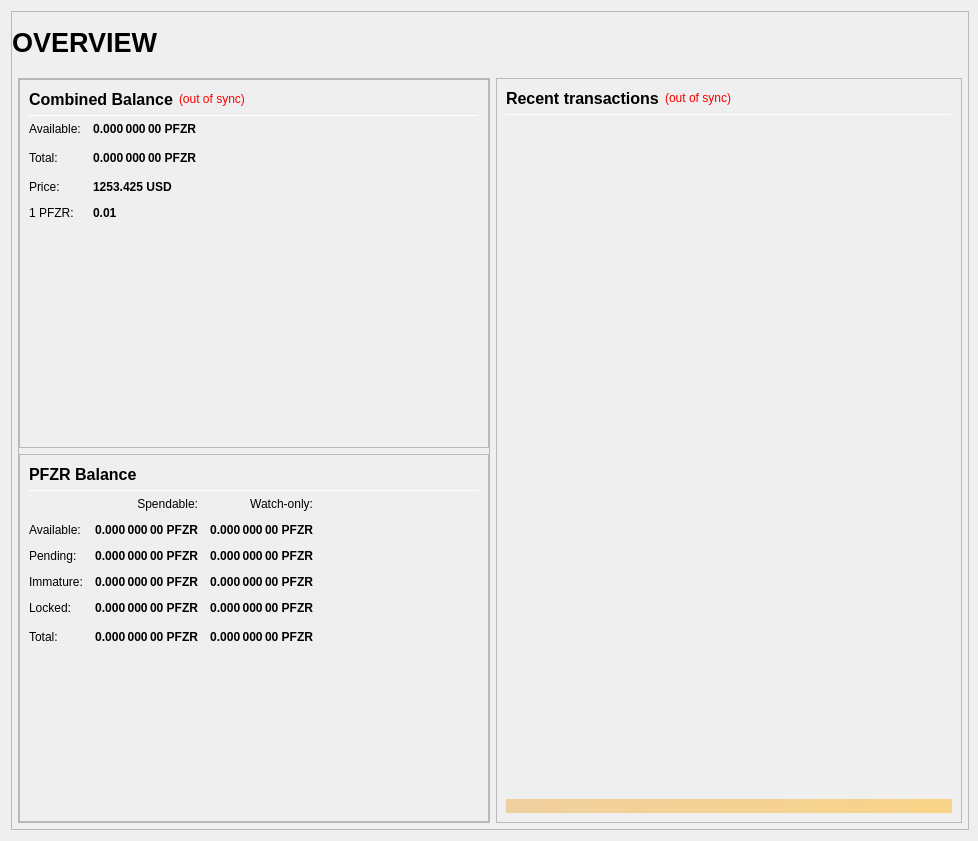
<?xml version="1.0" encoding="UTF-8"?>
<ui version="4.0">
 <class>OverviewPage</class>
 <widget class="QWidget" name="OverviewPage">
  <property name="geometry">
   <rect>
    <x>0</x>
    <y>0</y>
    <width>978</width>
    <height>841</height>
   </rect>
  </property>
  <property name="minimumSize">
   <size>
    <width>960</width>
    <height>682</height>
   </size>
  </property>
  <property name="windowTitle">
   <string>Form</string>
  </property>
  <layout class="QVBoxLayout" name="topLayout" stretch="1">
   <property name="rightMargin">
    <number>9</number>
   </property>
   <item>
    <widget class="QFrame" name="frame_BG">
     <property name="minimumSize">
      <size>
       <width>850</width>
       <height>610</height>
      </size>
     </property>
     <property name="maximumSize">
      <size>
       <width>16777215</width>
       <height>16777215</height>
      </size>
     </property>
     <property name="frameShape">
      <enum>QFrame::StyledPanel</enum>
     </property>
     <property name="frameShadow">
      <enum>QFrame::Raised</enum>
     </property>
     <layout class="QVBoxLayout" name="verticalLayout_3" stretch="1">
      <property name="leftMargin">
       <number>0</number>
      </property>
      <property name="topMargin">
       <number>0</number>
      </property>
      <property name="rightMargin">
       <number>0</number>
      </property>
      <property name="bottomMargin">
       <number>6</number>
      </property>
      <item>
       <layout class="QVBoxLayout" name="verticalLayout_Master" stretch="0,1">
        <property name="leftMargin">
         <number>0</number>
        </property>
        <property name="topMargin">
         <number>0</number>
        </property>
        <property name="rightMargin">
         <number>0</number>
        </property>
        <property name="bottomMargin">
         <number>0</number>
        </property>
        <item>
         <widget class="QFrame" name="frame_Header">
          <layout class="QVBoxLayout" name="verticalLayout_Header" stretch="0">
           <property name="leftMargin">
            <number>0</number>
           </property>
           <property name="topMargin">
            <number>0</number>
           </property>
           <property name="rightMargin">
            <number>0</number>
           </property>
           <property name="bottomMargin">
            <number>0</number>
           </property>
           <item>
            <layout class="QHBoxLayout" name="horizontalLayout_Header" stretch="1,0,1">
             <property name="spacing">
              <number>6</number>
             </property>
             <item>
              <widget class="QLabel" name="labelOverviewHeaderLeft">
               <property name="minimumSize">
                <size>
                 <width>464</width>
                 <height>60</height>
                </size>
               </property>
               <property name="maximumSize">
                <size>
                 <width>16777215</width>
                 <height>60</height>
                </size>
               </property>
               <property name="font">
                <font>
                 <pointsize>20</pointsize>
                 <weight>75</weight>
                 <bold>true</bold>
                </font>
               </property>
               <property name="text">
                <string>OVERVIEW</string>
               </property>
               <property name="alignment">
                <set>Qt::AlignLeading|Qt::AlignLeft|Qt::AlignVCenter</set>
               </property>
              </widget>
             </item>
             <item>
              <spacer name="horizontalSpacer_Header">
               <property name="orientation">
                <enum>Qt::Horizontal</enum>
               </property>
               <property name="sizeHint" stdset="0">
                <size>
                 <width>40</width>
                 <height>20</height>
                </size>
               </property>
              </spacer>
             </item>
             <item>
              <widget class="QLabel" name="labelOverviewHeaderRight">
               <property name="minimumSize">
                <size>
                 <width>464</width>
                 <height>60</height>
                </size>
               </property>
               <property name="maximumSize">
                <size>
                 <width>16777215</width>
                 <height>60</height>
                </size>
               </property>
               <property name="font">
                <font>
                 <pointsize>14</pointsize>
                </font>
               </property>
               <property name="text">
                <string/>
               </property>
               <property name="alignment">
                <set>Qt::AlignRight|Qt::AlignTrailing|Qt::AlignVCenter</set>
               </property>
              </widget>
             </item>
            </layout>
           </item>
          </layout>
         </widget>
        </item>
        <item>
         <widget class="QFrame" name="frame_Content">
          <layout class="QVBoxLayout" name="verticalLayout_Content">
           <property name="leftMargin">
            <number>6</number>
           </property>
           <property name="topMargin">
            <number>0</number>
           </property>
           <property name="rightMargin">
            <number>6</number>
           </property>
           <property name="bottomMargin">
            <number>0</number>
           </property>
           <item>
            <layout class="QHBoxLayout" name="horizontalLayout_Content" stretch="1,1">
             <property name="spacing">
              <number>6</number>
             </property>
             <item>
              <layout class="QVBoxLayout" name="verticalLayout_left" stretch="1">
               <item>
                <widget class="QFrame" name="frameObfuscation">
                 <property name="minimumSize">
                  <size>
                   <width>0</width>
                   <height>0</height>
                  </size>
                 </property>
                 <property name="frameShape">
                  <enum>QFrame::StyledPanel</enum>
                 </property>
                 <property name="frameShadow">
                  <enum>QFrame::Raised</enum>
                 </property>
                 <layout class="QVBoxLayout" name="verticalLayout" stretch="0,0,0">
                  <property name="leftMargin">
                   <number>0</number>
                  </property>
                  <property name="topMargin">
                   <number>0</number>
                  </property>
                  <property name="rightMargin">
                   <number>0</number>
                  </property>
                  <property name="bottomMargin">
                   <number>0</number>
                  </property>
                  <item>
                   <widget class="QFrame" name="frame_CombinedBalances">
                    <property name="minimumSize">
                     <size>
                      <width>470</width>
                      <height>0</height>
                     </size>
                    </property>
                    <property name="frameShape">
                     <enum>QFrame::StyledPanel</enum>
                    </property>
                    <property name="frameShadow">
                     <enum>QFrame::Raised</enum>
                    </property>
                    <layout class="QVBoxLayout" name="verticalLayout_5">
                     <item>
                      <layout class="QHBoxLayout" name="horizontalLayout_5" stretch="0,0,0">
                       <item>
                        <widget class="QLabel" name="label_5z">
                         <property name="minimumSize">
                          <size>
                           <width>0</width>
                           <height>20</height>
                          </size>
                         </property>
                         <property name="font">
                          <font>
                           <pointsize>12</pointsize>
                           <weight>75</weight>
                           <bold>true</bold>
                          </font>
                         </property>
                         <property name="toolTip">
                          <string>Combined Balance (including unconfirmed and immature coins)</string>
                         </property>
                         <property name="text">
                          <string>Combined Balance</string>
                         </property>
                        </widget>
                       </item>
                       <item>
                        <widget class="QLabel" name="labelWalletStatus">
                         <property name="cursor">
                          <cursorShape>WhatsThisCursor</cursorShape>
                         </property>
                         <property name="toolTip">
                          <string>The displayed information may be out of date. Your wallet automatically synchronizes with the PfzerCoin network after a connection is established, but this process has not completed yet.</string>
                         </property>
                         <property name="styleSheet">
                          <string notr="true">QLabel { color: red; }</string>
                         </property>
                         <property name="text">
                          <string notr="true">(out of sync)</string>
                         </property>
                         <property name="alignment">
                          <set>Qt::AlignLeading|Qt::AlignLeft|Qt::AlignVCenter</set>
                         </property>
                        </widget>
                       </item>
                       <item>
                        <spacer name="horizontalSpacer_1">
                         <property name="orientation">
                          <enum>Qt::Horizontal</enum>
                         </property>
                         <property name="sizeHint" stdset="0">
                          <size>
                           <width>40</width>
                           <height>20</height>
                          </size>
                         </property>
                        </spacer>
                       </item>
                      </layout>
                     </item>
                     <item>
                      <widget class="Line" name="line_CombinedBalance">
                       <property name="minimumSize">
                        <size>
                         <width>0</width>
                         <height>1</height>
                        </size>
                       </property>
                       <property name="maximumSize">
                        <size>
                         <width>16777215</width>
                         <height>1</height>
                        </size>
                       </property>
                       <property name="orientation">
                        <enum>Qt::Horizontal</enum>
                       </property>
                      </widget>
                     </item>
                     <item>
                      <layout class="QGridLayout" name="gridLayout_3">
                       <property name="spacing">
                        <number>12</number>
                       </property>
                       <item row="1" column="0">
                        <widget class="QLabel" name="labelBalanceTextz">
                         <property name="text">
                          <string>Available:</string>
                         </property>
                        </widget>
                       </item>
                       <item row="1" column="1">
                        <widget class="QLabel" name="labelBalancez">
                         <property name="font">
                          <font>
                           <weight>75</weight>
                           <bold>true</bold>
                          </font>
                         </property>
                         <property name="cursor">
                          <cursorShape>IBeamCursor</cursorShape>
                         </property>
                         <property name="toolTip">
                          <string>Your current spendable balance</string>
                         </property>
                         <property name="text">
                          <string notr="true">0.000 000 00 PFZR</string>
                         </property>
                         <property name="alignment">
                          <set>Qt::AlignRight|Qt::AlignTrailing|Qt::AlignVCenter</set>
                         </property>
                         <property name="textInteractionFlags">
                          <set>Qt::LinksAccessibleByMouse|Qt::TextSelectableByKeyboard|Qt::TextSelectableByMouse</set>
                         </property>
                        </widget>
                       </item>
                       <item row="2" column="0">
                        <widget class="QLabel" name="labelTotalTextz">
                         <property name="text">
                          <string>Total:</string>
                         </property>
                        </widget>
                       </item>
                       <item row="2" column="1">
                        <widget class="QLabel" name="labelTotalz">
                         <property name="font">
                          <font>
                           <weight>75</weight>
                           <bold>true</bold>
                          </font>
                         </property>
                         <property name="cursor">
                          <cursorShape>IBeamCursor</cursorShape>
                         </property>
                         <property name="toolTip">
                          <string>Total Balance, including all unavailable coins.</string>
                         </property>
                         <property name="text">
                          <string notr="true">0.000 000 00 PFZR</string>
                         </property>
                         <property name="alignment">
                          <set>Qt::AlignRight|Qt::AlignTrailing|Qt::AlignVCenter</set>
                         </property>
                         <property name="textInteractionFlags">
                          <set>Qt::LinksAccessibleByMouse|Qt::TextSelectableByKeyboard|Qt::TextSelectableByMouse</set>
                         </property>
                        </widget>
                       </item>
                       <item row="2" column="3">
                        <spacer name="horizontalSpacer_2">
                         <property name="orientation">
                          <enum>Qt::Horizontal</enum>
                         </property>
                         <property name="sizeHint" stdset="0">
                          <size>
                           <width>40</width>
                           <height>20</height>
                          </size>
                         </property>
                        </spacer>
                       </item>
                       <item row="3" column="0">
                        <widget class="QLabel" name="labelPriceTextz">
                         <property name="text">
                          <string>Price:</string>
                         </property>
                        </widget>
                       </item>
                       <item row="3" column="1">
                        <widget class="QLabel" name="labelPricez">
                         <property name="font">
                          <font>
                           <weight>75</weight>
                           <bold>true</bold>
                          </font>
                         </property>
                         <property name="cursor">
                          <cursorShape>IBeamCursor</cursorShape>
                         </property>
                         <property name="toolTip">
                          <string>Total cost of coins</string>
                         </property>
                         <property name="text">
                          <string>1253.425 USD</string>
                         </property>
                        </widget>
                       </item>
                       <item row="4" column="0">
                        <widget class="QLabel" name="labelUSDPriceTextz">
                         <property name="text">
                          <string>1 PFZR:</string>
                         </property>
                        </widget>
                       </item>
                       <item row="4" column="1">
                        <widget class="QLabel" name="labelUSDPricez">
                         <property name="font">
                          <font>
                           <weight>75</weight>
                           <bold>true</bold>
                          </font>
                         </property>
                         <property name="cursor">
                         <cursorShape>IBeamCursor</cursorShape>
                         </property>
                         <property name="toolTip">
                          <string>Cost of 1 PFZR coin</string>
                         </property>
                         <property name="text">
                          <string>0.01</string>
                         </property>
                        </widget>
                       </item>			
                      </layout>
                     </item>
                     <item>
                      <spacer name="verticalSpacer_1">
                       <property name="orientation">
                        <enum>Qt::Vertical</enum>
                       </property>
                       <property name="sizeHint" stdset="0">
                        <size>
                         <width>20</width>
                         <height>40</height>
                        </size>
                       </property>
                      </spacer>
                     </item>
                    </layout>
                   </widget>
                  </item>
                  <item>
                   <widget class="QFrame" name="frame_Balances">
                    <property name="frameShape">
                     <enum>QFrame::StyledPanel</enum>
                    </property>
                    <property name="frameShadow">
                     <enum>QFrame::Raised</enum>
                    </property>
                    <layout class="QVBoxLayout" name="verticalLayout_4">
                     <item>
                      <layout class="QHBoxLayout" name="horizontalLayout_4">
                       <item>
                        <widget class="QLabel" name="label_5">
                         <property name="minimumSize">
                          <size>
                           <width>0</width>
                           <height>20</height>
                          </size>
                         </property>
                         <property name="font">
                          <font>
                           <pointsize>12</pointsize>
                           <weight>75</weight>
                           <bold>true</bold>
                          </font>
                         </property>
                         <property name="text">
                          <string>PFZR Balance</string>
                         </property>
                        </widget>
                       </item>
                       <item>
                        <spacer name="horizontalSpacer_3">
                         <property name="orientation">
                          <enum>Qt::Horizontal</enum>
                         </property>
                         <property name="sizeHint" stdset="0">
                          <size>
                           <width>40</width>
                           <height>20</height>
                          </size>
                         </property>
                        </spacer>
                       </item>
                      </layout>
                     </item>
                     <item>
                      <widget class="Line" name="line_Balance">
                       <property name="minimumSize">
                        <size>
                         <width>0</width>
                         <height>1</height>
                        </size>
                       </property>
                       <property name="maximumSize">
                        <size>
                         <width>16777215</width>
                         <height>1</height>
                        </size>
                       </property>
                       <property name="orientation">
                        <enum>Qt::Horizontal</enum>
                       </property>
                      </widget>
                     </item>
                     <item>
                      <layout class="QGridLayout" name="gridLayout">
                       <property name="spacing">
                        <number>12</number>
                       </property>
                       <item row="0" column="1">
                        <widget class="QLabel" name="labelSpendable">
                         <property name="text">
                          <string>Spendable:</string>
                         </property>
                         <property name="alignment">
                          <set>Qt::AlignRight|Qt::AlignTrailing|Qt::AlignVCenter</set>
                         </property>
                        </widget>
                       </item>
                       <item row="0" column="2">
                        <widget class="QLabel" name="labelWatchonly">
                         <property name="text">
                          <string>Watch-only:</string>
                         </property>
                         <property name="alignment">
                          <set>Qt::AlignRight|Qt::AlignTrailing|Qt::AlignVCenter</set>
                         </property>
                        </widget>
                       </item>
                       <item row="1" column="0">
                        <widget class="QLabel" name="labelBalanceText">
                         <property name="text">
                          <string>Available:</string>
                         </property>
                        </widget>
                       </item>
                       <item row="1" column="1">
                        <widget class="QLabel" name="labelBalance">
                         <property name="font">
                          <font>
                           <weight>75</weight>
                           <bold>true</bold>
                          </font>
                         </property>
                         <property name="cursor">
                          <cursorShape>IBeamCursor</cursorShape>
                         </property>
                         <property name="toolTip">
                          <string>Your current spendable balance</string>
                         </property>
                         <property name="text">
                          <string notr="true">0.000 000 00 PFZR</string>
                         </property>
                         <property name="alignment">
                          <set>Qt::AlignRight|Qt::AlignTrailing|Qt::AlignVCenter</set>
                         </property>
                         <property name="textInteractionFlags">
                          <set>Qt::LinksAccessibleByMouse|Qt::TextSelectableByKeyboard|Qt::TextSelectableByMouse</set>
                         </property>
                        </widget>
                       </item>
                       <item row="1" column="2">
                        <widget class="QLabel" name="labelWatchAvailable">
                         <property name="font">
                          <font>
                           <weight>75</weight>
                           <bold>true</bold>
                          </font>
                         </property>
                         <property name="cursor">
                          <cursorShape>IBeamCursor</cursorShape>
                         </property>
                         <property name="toolTip">
                          <string>Your current balance in watch-only addresses</string>
                         </property>
                         <property name="text">
                          <string notr="true">0.000 000 00 PFZR</string>
                         </property>
                         <property name="alignment">
                          <set>Qt::AlignRight|Qt::AlignTrailing|Qt::AlignVCenter</set>
                         </property>
                         <property name="textInteractionFlags">
                          <set>Qt::LinksAccessibleByMouse|Qt::TextSelectableByKeyboard|Qt::TextSelectableByMouse</set>
                         </property>
                        </widget>
                       </item>
                       <item row="2" column="0">
                        <widget class="QLabel" name="labelPendingText">
                         <property name="text">
                          <string>Pending:</string>
                         </property>
                        </widget>
                       </item>
                       <item row="2" column="1">
                        <widget class="QLabel" name="labelUnconfirmed">
                         <property name="font">
                          <font>
                           <weight>75</weight>
                           <bold>true</bold>
                          </font>
                         </property>
                         <property name="cursor">
                          <cursorShape>IBeamCursor</cursorShape>
                         </property>
                         <property name="toolTip">
                          <string>Total of transactions that have yet to be confirmed, and do not yet count toward the spendable balance</string>
                         </property>
                         <property name="text">
                          <string notr="true">0.000 000 00 PFZR</string>
                         </property>
                         <property name="alignment">
                          <set>Qt::AlignRight|Qt::AlignTrailing|Qt::AlignVCenter</set>
                         </property>
                         <property name="textInteractionFlags">
                          <set>Qt::LinksAccessibleByMouse|Qt::TextSelectableByKeyboard|Qt::TextSelectableByMouse</set>
                         </property>
                        </widget>
                       </item>
                       <item row="2" column="2">
                        <widget class="QLabel" name="labelWatchPending">
                         <property name="font">
                          <font>
                           <weight>75</weight>
                           <bold>true</bold>
                          </font>
                         </property>
                         <property name="cursor">
                          <cursorShape>IBeamCursor</cursorShape>
                         </property>
                         <property name="toolTip">
                          <string>Unconfirmed transactions to watch-only addresses</string>
                         </property>
                         <property name="text">
                          <string notr="true">0.000 000 00 PFZR</string>
                         </property>
                         <property name="alignment">
                          <set>Qt::AlignRight|Qt::AlignTrailing|Qt::AlignVCenter</set>
                         </property>
                         <property name="textInteractionFlags">
                          <set>Qt::LinksAccessibleByMouse|Qt::TextSelectableByKeyboard|Qt::TextSelectableByMouse</set>
                         </property>
                        </widget>
                       </item>
                       <item row="3" column="0">
                        <widget class="QLabel" name="labelImmatureText">
                         <property name="text">
                          <string>Immature:</string>
                         </property>
                        </widget>
                       </item>
                       <item row="3" column="1">
                        <widget class="QLabel" name="labelImmature">
                         <property name="font">
                          <font>
                           <weight>75</weight>
                           <bold>true</bold>
                          </font>
                         </property>
                         <property name="cursor">
                          <cursorShape>IBeamCursor</cursorShape>
                         </property>
                         <property name="toolTip">
                          <string>Staked or masternode rewards that has not yet matured</string>
                         </property>
                         <property name="text">
                          <string notr="true">0.000 000 00 PFZR</string>
                         </property>
                         <property name="alignment">
                          <set>Qt::AlignRight|Qt::AlignTrailing|Qt::AlignVCenter</set>
                         </property>
                         <property name="textInteractionFlags">
                          <set>Qt::LinksAccessibleByMouse|Qt::TextSelectableByKeyboard|Qt::TextSelectableByMouse</set>
                         </property>
                        </widget>
                       </item>
                       <item row="3" column="2">
                        <widget class="QLabel" name="labelWatchImmature">
                         <property name="font">
                          <font>
                           <weight>75</weight>
                           <bold>true</bold>
                          </font>
                         </property>
                         <property name="cursor">
                          <cursorShape>IBeamCursor</cursorShape>
                         </property>
                         <property name="toolTip">
                          <string>Staked or masternode rewards in watch-only addresses that has not yet matured</string>
                         </property>
                         <property name="text">
                          <string notr="true">0.000 000 00 PFZR</string>
                         </property>
                         <property name="alignment">
                          <set>Qt::AlignRight|Qt::AlignTrailing|Qt::AlignVCenter</set>
                         </property>
                         <property name="textInteractionFlags">
                          <set>Qt::LinksAccessibleByMouse|Qt::TextSelectableByKeyboard|Qt::TextSelectableByMouse</set>
                         </property>
                        </widget>
                       </item>
                       <item row="4" column="0">
                        <widget class="QLabel" name="labelLockedBalanceText">
                         <property name="toolTip">
                          <string>Locked PFZR or Masternode collaterals. These are excluded from zpfzr minting.</string>
                         </property>
                         <property name="text">
                          <string>Locked:</string>
                         </property>
                        </widget>
                       </item>
                       <item row="4" column="1">
                        <widget class="QLabel" name="labelLockedBalance">
                         <property name="font">
                          <font>
                           <weight>75</weight>
                           <bold>true</bold>
                          </font>
                         </property>
                         <property name="cursor">
                          <cursorShape>IBeamCursor</cursorShape>
                         </property>
                         <property name="toolTip">
                          <string>Locked PFZR or Masternode collaterals. These are excluded from zpfzr minting.</string>
                         </property>
                         <property name="text">
                          <string notr="true">0.000 000 00 PFZR</string>
                         </property>
                         <property name="alignment">
                          <set>Qt::AlignRight|Qt::AlignTrailing|Qt::AlignVCenter</set>
                         </property>
                         <property name="textInteractionFlags">
                          <set>Qt::LinksAccessibleByMouse|Qt::TextSelectableByKeyboard|Qt::TextSelectableByMouse</set>
                         </property>
                        </widget>
                       </item>
                       <item row="4" column="2">
                        <widget class="QLabel" name="labelWatchLocked">
                         <property name="font">
                          <font>
                           <weight>75</weight>
                           <bold>true</bold>
                          </font>
                         </property>
                         <property name="cursor">
                          <cursorShape>IBeamCursor</cursorShape>
                         </property>
                         <property name="toolTip">
                          <string>Current locked balance in watch-only addresses</string>
                         </property>
                         <property name="text">
                          <string notr="true">0.000 000 00 PFZR</string>
                         </property>
                         <property name="alignment">
                          <set>Qt::AlignRight|Qt::AlignTrailing|Qt::AlignVCenter</set>
                         </property>
                         <property name="textInteractionFlags">
                          <set>Qt::LinksAccessibleByMouse|Qt::TextSelectableByKeyboard|Qt::TextSelectableByMouse</set>
                         </property>
                        </widget>
                       </item>
                       <item row="5" column="0">
                        <widget class="QLabel" name="labelTotalText">
                         <property name="toolTip">
                          <string>Your current PfzerCoin balance, unconfirmed and immature transactions included</string>
                         </property>
                         <property name="text">
                          <string>Total:</string>
                         </property>
                        </widget>
                       </item>
                       <item row="5" column="1">
                        <widget class="QLabel" name="labelTotal">
                         <property name="font">
                          <font>
                           <weight>75</weight>
                           <bold>true</bold>
                          </font>
                         </property>
                         <property name="cursor">
                          <cursorShape>IBeamCursor</cursorShape>
                         </property>
                         <property name="toolTip">
                          <string>Your current PfzerCoin balance, unconfirmed and immature transactions included</string>
                         </property>
                         <property name="text">
                          <string notr="true">0.000 000 00 PFZR</string>
                         </property>
                         <property name="alignment">
                          <set>Qt::AlignRight|Qt::AlignTrailing|Qt::AlignVCenter</set>
                         </property>
                         <property name="textInteractionFlags">
                          <set>Qt::LinksAccessibleByMouse|Qt::TextSelectableByKeyboard|Qt::TextSelectableByMouse</set>
                         </property>
                        </widget>
                       </item>
                       <item row="5" column="2">
                        <widget class="QLabel" name="labelWatchTotal">
                         <property name="font">
                          <font>
                           <weight>75</weight>
                           <bold>true</bold>
                          </font>
                         </property>
                         <property name="cursor">
                          <cursorShape>IBeamCursor</cursorShape>
                         </property>
                         <property name="toolTip">
                          <string>Current total balance in watch-only addresses</string>
                         </property>
                         <property name="text">
                          <string notr="true">0.000 000 00 PFZR</string>
                         </property>
                         <property name="alignment">
                          <set>Qt::AlignRight|Qt::AlignTrailing|Qt::AlignVCenter</set>
                         </property>
                         <property name="textInteractionFlags">
                          <set>Qt::LinksAccessibleByMouse|Qt::TextSelectableByKeyboard|Qt::TextSelectableByMouse</set>
                         </property>
                        </widget>
                       </item>
                       <item row="5" column="3">
                        <spacer name="horizontalSpacer_9">
                         <property name="orientation">
                          <enum>Qt::Horizontal</enum>
                         </property>
                         <property name="sizeHint" stdset="0">
                          <size>
                           <width>40</width>
                           <height>20</height>
                          </size>
                         </property>
                        </spacer>
                       </item>
                      </layout>
                     </item>
                     <item>
                      <spacer name="verticalSpacer_3">
                       <property name="orientation">
                        <enum>Qt::Vertical</enum>
                       </property>
                       <property name="sizeHint" stdset="0">
                        <size>
                         <width>20</width>
                         <height>40</height>
                        </size>
                       </property>
                      </spacer>
                     </item>
                    </layout>
                   </widget>
                  </item>
                 </layout>
                </widget>
               </item>
              </layout>
             </item>
             <item>
              <layout class="QVBoxLayout" name="verticalLayout_right" stretch="1">
               <item>
                <widget class="QFrame" name="frame_RecentTransactions">
                 <property name="minimumSize">
                  <size>
                   <width>0</width>
                   <height>0</height>
                  </size>
                 </property>
                 <property name="frameShape">
                  <enum>QFrame::StyledPanel</enum>
                 </property>
                 <property name="frameShadow">
                  <enum>QFrame::Raised</enum>
                 </property>
                 <layout class="QVBoxLayout" name="verticalLayout_1" stretch="0,0,0,0,0">
                  <item>
                   <layout class="QHBoxLayout" name="horizontalLayout_2">
                    <item>
                     <widget class="QLabel" name="label_4">
                      <property name="minimumSize">
                       <size>
                        <width>0</width>
                        <height>20</height>
                       </size>
                      </property>
                      <property name="font">
                       <font>
                        <pointsize>12</pointsize>
                        <weight>75</weight>
                        <bold>true</bold>
                       </font>
                      </property>
                      <property name="text">
                       <string>Recent transactions</string>
                      </property>
                     </widget>
                    </item>
                    <item>
                     <widget class="QLabel" name="labelTransactionsStatus">
                      <property name="cursor">
                       <cursorShape>WhatsThisCursor</cursorShape>
                      </property>
                      <property name="toolTip">
                       <string>The displayed information may be out of date. Your wallet automatically synchronizes with the PfzerCoin network after a connection is established, but this process has not completed yet.</string>
                      </property>
                      <property name="styleSheet">
                       <string notr="true">QLabel { color: red; }</string>
                      </property>
                      <property name="text">
                       <string notr="true">(out of sync)</string>
                      </property>
                      <property name="alignment">
                       <set>Qt::AlignRight|Qt::AlignTrailing|Qt::AlignVCenter</set>
                      </property>
                     </widget>
                    </item>
                    <item>
                     <spacer name="horizontalSpacer">
                      <property name="orientation">
                       <enum>Qt::Horizontal</enum>
                      </property>
                      <property name="sizeHint" stdset="0">
                       <size>
                        <width>40</width>
                        <height>20</height>
                       </size>
                      </property>
                     </spacer>
                    </item>
                   </layout>
                  </item>
                  <item>
                   <widget class="Line" name="line">
                    <property name="minimumSize">
                     <size>
                      <width>0</width>
                      <height>1</height>
                     </size>
                    </property>
                    <property name="maximumSize">
                     <size>
                      <width>16777215</width>
                      <height>1</height>
                     </size>
                    </property>
                    <property name="orientation">
                     <enum>Qt::Horizontal</enum>
                    </property>
                   </widget>
                  </item>
                  <item>
                   <widget class="QListView" name="listTransactions">
                    <property name="minimumSize">
                     <size>
                      <width>0</width>
                      <height>0</height>
                     </size>
                    </property>
                    <property name="styleSheet">
                     <string notr="true">QListView { background: transparent; }</string>
                    </property>
                    <property name="frameShape">
                     <enum>QFrame::NoFrame</enum>
                    </property>
                    <property name="verticalScrollBarPolicy">
                     <enum>Qt::ScrollBarAlwaysOff</enum>
                    </property>
                    <property name="horizontalScrollBarPolicy">
                     <enum>Qt::ScrollBarAlwaysOff</enum>
                    </property>
                    <property name="selectionMode">
                     <enum>QAbstractItemView::NoSelection</enum>
                    </property>
                   </widget>
                  </item>
                  <item>
                   <spacer name="verticalSpacer_2">
                    <property name="orientation">
                     <enum>Qt::Vertical</enum>
                    </property>
                    <property name="sizeType">
                     <enum>QSizePolicy::Expanding</enum>
                    </property>
                    <property name="sizeHint" stdset="0">
                     <size>
                      <width>20</width>
                      <height>40</height>
                     </size>
                    </property>
                   </spacer>
                  </item>
                  <item>
                   <widget class="QLabel" name="labelAlerts">
                    <property name="maximumSize">
                     <size>
                      <width>16777215</width>
                      <height>16777215</height>
                     </size>
                    </property>
                    <property name="styleSheet">
                     <string notr="true">background-color: qlineargradient(x1: 0, y1: 0, x2: 1, y2: 0, stop:0 #F0D0A0, stop:1 #F8D488); color:#000000;</string>
                    </property>
                    <property name="text">
                     <string/>
                    </property>
                    <property name="wordWrap">
                     <bool>true</bool>
                    </property>
                    <property name="margin">
                     <number>3</number>
                    </property>
                   </widget>
                  </item>
                 </layout>
                </widget>
               </item>
              </layout>
             </item>
            </layout>
           </item>
          </layout>
         </widget>
        </item>
       </layout>
      </item>
     </layout>
    </widget>
   </item>
  </layout>
 </widget>
 <resources/>
 <connections/>
</ui>
